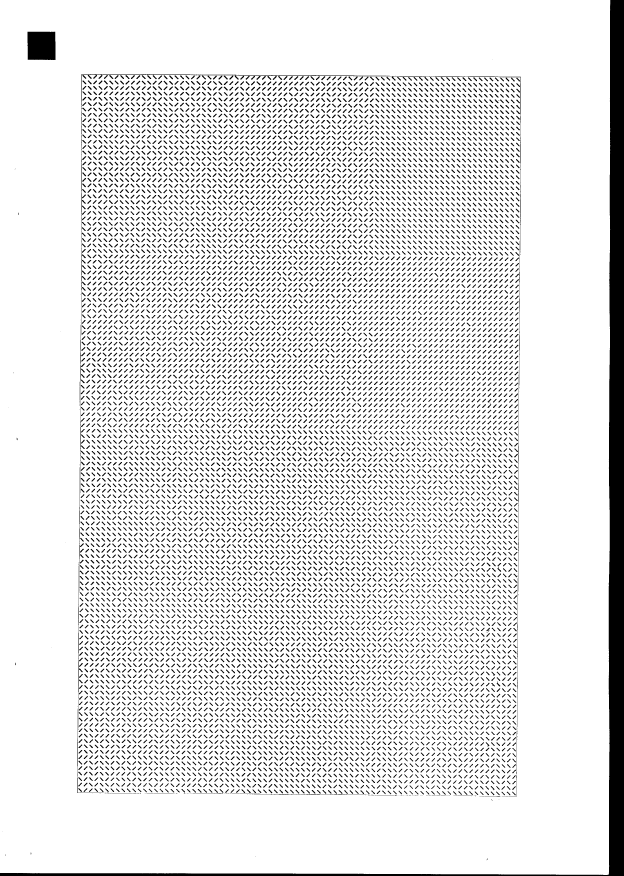
#> input picture 2.png, 2496 x 3504 px (shown at 1/4 size)
$ python -i picture.py   (imports and definitions only)   (older library calls are emulated)
#> lines starting #> are read from the running program, lines starting #| are printed output that depends on the picture; after the words box and inside, x2 and y2 are one past the last pixel; in counts of white or black regions, pixels touching at a corner belong together
### border.py
import cv2
import scipy as sp
from math import atan, degrees


def find(image):
#> called with image = '2.png'
    image = cv2.imread(image)
#> image is the input picture: shape (3504, 2496, 3); 88% white; 10824 black regions (113 under 20 px), largest, box (x1, y1, x2, y2) and area: (0, 0, 2496, 3504) 225635, (110, 127, 222, 240) 12471, (312, 296, 2084, 2908) 11123
    gray = cv2.cvtColor(image, cv2.COLOR_BGR2GRAY)

    blurred = cv2.blur(gray, (3, 3))
    (_, thresh) = cv2.threshold(blurred, 225, 255, cv2.THRESH_BINARY)
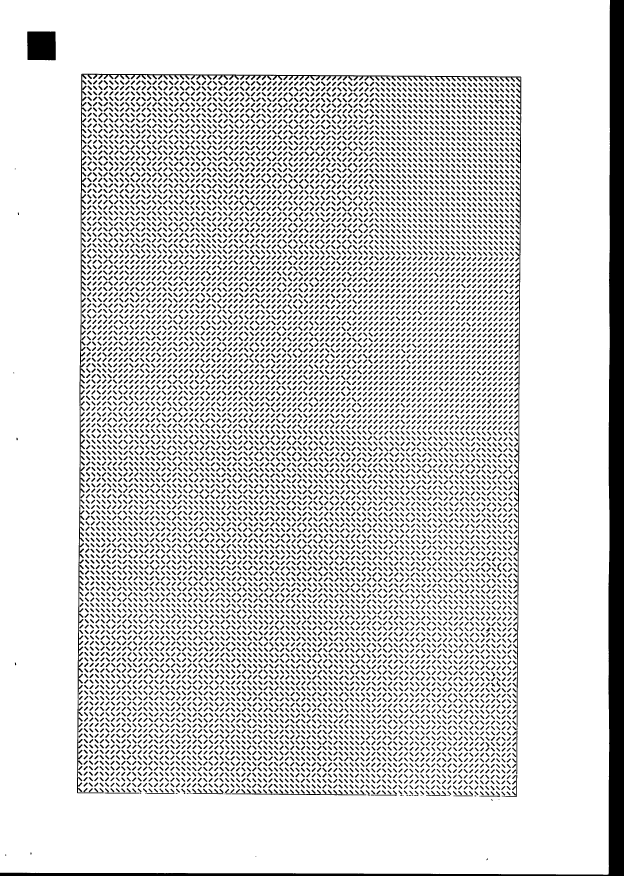
#> thresh: shape (3504, 2496) (shown at 1/4 size); 83.4% white; 10540 black regions (34 under 20 px), largest, box (x1, y1, x2, y2) and area: (0, 0, 2496, 3504) 231560, (311, 295, 2085, 2909) 48873, (109, 126, 223, 241) 12919

    gradx = cv2.Sobel(gray, ddepth=cv2.cv.CV_32F, dx=1, dy=0, ksize=-1)
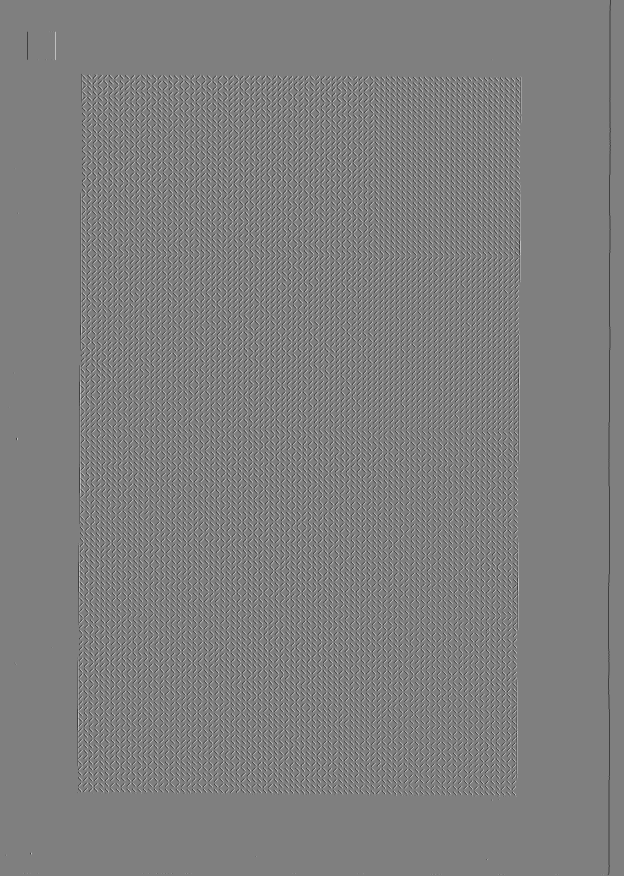
#> gradx: shape (3504, 2496) float32 (shown at 1/4 size); min -4080, max 4080, mean -3.3; drawn with min black and max white
    grady = cv2.Sobel(gray, ddepth=cv2.cv.CV_32F, dx=0, dy=1, ksize=-1)

    gradient = cv2.subtract(gradx, grady)
    gradient = cv2.convertScaleAbs(gradient)
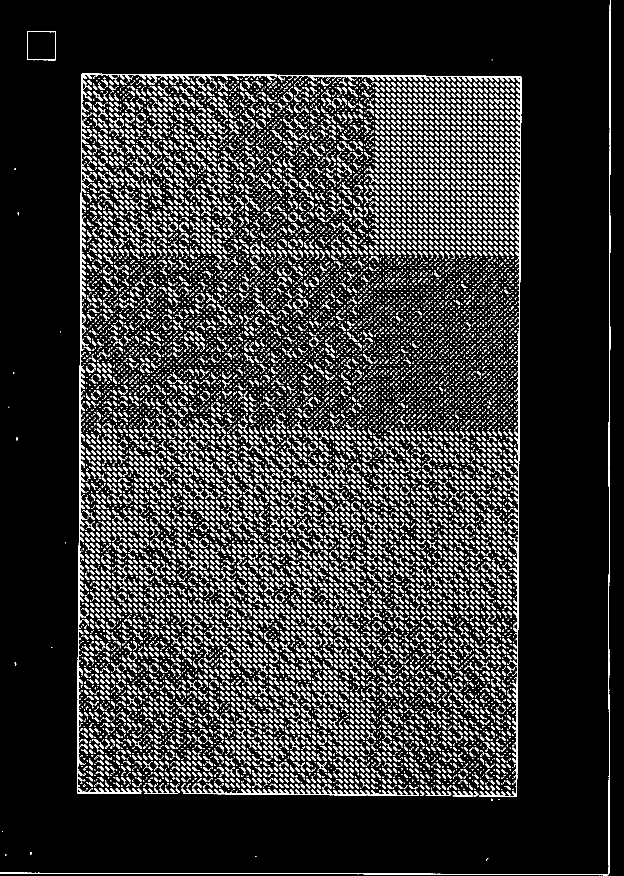
#> gradient: shape (3504, 2496) (shown at 1/4 size); 9.7% white in thin lines or dots
    cv2.imwrite("grad.png", gradient)

    (cnts, _) = cv2.findContours(gradient.copy(), cv2.RETR_EXTERNAL, cv2.CHAIN_APPROX_SIMPLE)
#> cnts = 21578 contours, 16078 with area under 20; largest, box (x1, y1, x2, y2) and area: (311, 295, 2085, 3187) 37462, (109, 126, 223, 241) 12712, (0, 0, 2442, 3501) 6230, (308, 2797, 419, 3174) 2082, (901, 3158, 1469, 3182) 1673
    c = sorted(cnts, key=cv2.contourArea, reverse=True)[0]
#> c = contour of 5276 points, box (x1, y1, x2, y2) (311, 295, 2085, 3187), area 37462

    rect = cv2.minAreaRect(c)
#> rect = ((1196.4, 1740.2), (2881.6, 1760.9), -89.65)

    # [4 lines of commented-out code are left out]

#> (the run stopped early here; a loop or call above may not have finished)
